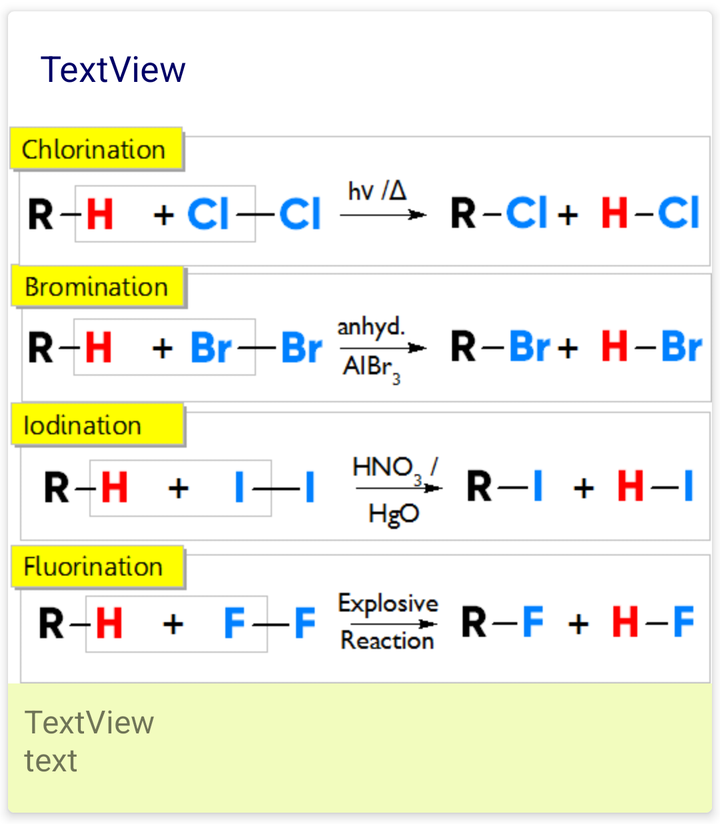
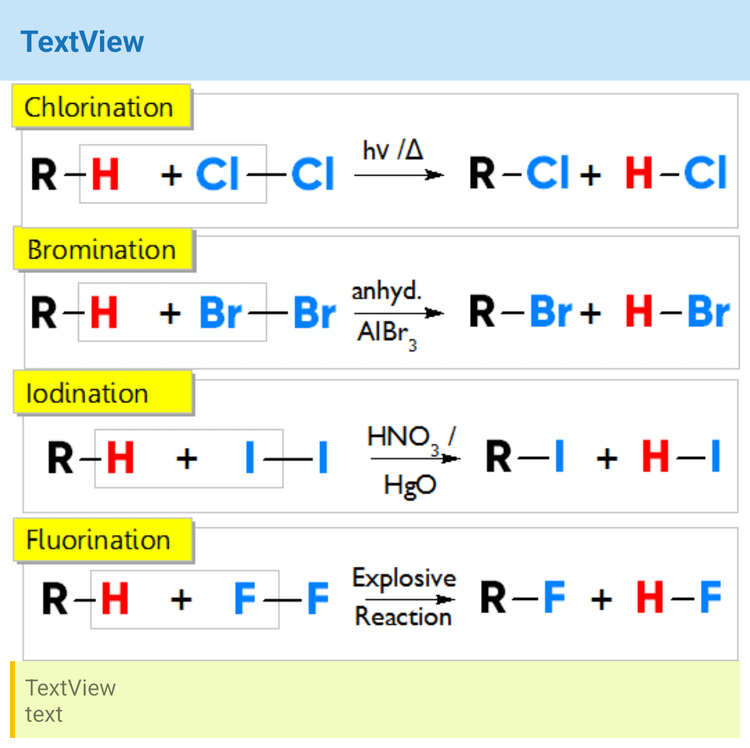

First picture: res/layout/ on a phone held upright. Second picture: the repository's own variant of that layout, on a device whose configuration matches the variant's folder. Source for both follows.
<!-- AndroidManifest.xml: application theme AppTheme -->
<!-- res/layout/explanation_recycler_item.xml -->
<?xml version="1.0" encoding="utf-8"?>
<android.support.v7.widget.CardView xmlns:android="http://schemas.android.com/apk/res/android"
    xmlns:app="http://schemas.android.com/apk/res-auto"
    android:layout_width="match_parent"
    android:layout_height="wrap_content"
    app:cardCornerRadius="3dp"
    app:cardElevation="3dp"
    app:cardUseCompatPadding="true">

    <android.support.constraint.ConstraintLayout xmlns:android="http://schemas.android.com/apk/res/android"
        xmlns:app="http://schemas.android.com/apk/res-auto"
        android:layout_width="match_parent"
        android:layout_height="wrap_content">

        <TextView
            android:id="@+id/explanation_recycler_item_explainationView"
            android:layout_width="0dp"
            android:layout_height="wrap_content"
            android:padding="16dp"
            android:text="TextView"
            android:textColor="@color/navy"
            android:textSize="18sp"
            app:layout_constraintEnd_toEndOf="parent"
            app:layout_constraintStart_toStartOf="parent"
            app:layout_constraintTop_toTopOf="parent" />

        <TextView
            android:id="@+id/textView6"
            android:layout_width="0dp"
            android:layout_height="2dp"
            android:background="@color/colorAccent"
            android:visibility="gone"
            app:layout_constraintEnd_toEndOf="parent"
            app:layout_constraintStart_toStartOf="parent"
            app:layout_constraintTop_toBottomOf="@+id/explanation_recycler_item_imageView" />

        <TextView
            android:id="@+id/explanation_recycler_item_hintView"
            android:layout_width="0dp"
            android:layout_height="wrap_content"
            android:background="@color/gray"
            android:paddingStart="8dp"
            android:paddingTop="8dp"
            android:paddingEnd="8dp"
            android:paddingBottom="16dp"
            android:text="TextView\ntext"
            android:textSize="16sp"
            app:layout_constraintBottom_toBottomOf="parent"
            app:layout_constraintEnd_toEndOf="parent"
            app:layout_constraintStart_toStartOf="parent"
            app:layout_constraintTop_toBottomOf="@+id/textView6" />

        <ImageView
            android:id="@+id/explanation_recycler_item_imageView"
            android:layout_width="0dp"
            android:layout_height="wrap_content"
            android:adjustViewBounds="true"
            app:layout_constraintEnd_toEndOf="parent"
            app:layout_constraintStart_toStartOf="parent"
            app:layout_constraintTop_toBottomOf="@+id/explanation_recycler_item_explainationView"
            app:srcCompat="@drawable/from_alk_1" />
    </android.support.constraint.ConstraintLayout>
</android.support.v7.widget.CardView>
<!-- resources referenced by this layout -->
<resources>
  <color name="colorAccent">#FFC107</color>
  <color name="gray">#F2FCBE</color>
  <color name="navy">#000066</color>
  <!-- drawable from_alk_1: png bitmap (drawable, 6933 bytes) -->
  <style name="AppTheme" parent="Theme.AppCompat.Light.DarkActionBar">
          
          <item name="colorPrimary">@color/colorPrimary</item>
          <item name="colorPrimaryDark">@color/colorPrimaryDark</item>
          <item name="colorAccent">@color/colorAccent</item>
          <item name="android:windowBackground">@null</item>
      </style>
  <color name="colorPrimary">#1774B9</color>
  <color name="colorPrimaryDark">#1774B9</color>
</resources>
<!-- res/layout-sw600dp/explanation_recycler_item.xml (the repository's variant of the layout above) -->
<!-- drawn on a 7-inch tablet held upright -->
<?xml version="1.0" encoding="utf-8"?>
<android.support.constraint.ConstraintLayout xmlns:android="http://schemas.android.com/apk/res/android"
    xmlns:app="http://schemas.android.com/apk/res-auto"
    android:layout_width="match_parent"
    android:layout_height="wrap_content"
    android:background="@android:color/white">

    <TextView
        android:id="@+id/explanation_recycler_item_explainationView"
        android:layout_width="0dp"
        android:layout_height="wrap_content"
        android:background="@color/rule_background_colour"
        android:padding="16dp"
        android:text="TextView"
        android:textColor="@color/colorPrimary"
        android:textSize="24sp"
        android:textStyle="bold"
        app:layout_constraintEnd_toEndOf="parent"
        app:layout_constraintStart_toStartOf="parent"
        app:layout_constraintTop_toTopOf="parent" />

    <TextView
        android:id="@+id/textView6"
        android:layout_width="4dp"
        android:layout_height="0dp"
        android:layout_marginStart="8dp"
        android:background="@color/colorAccent"
        app:layout_constraintBottom_toBottomOf="@+id/explanation_recycler_item_hintView"
        app:layout_constraintStart_toStartOf="parent"
        app:layout_constraintTop_toBottomOf="@+id/explanation_recycler_item_imageView" />

    <TextView
        android:id="@+id/explanation_recycler_item_hintView"
        android:layout_width="0dp"
        android:layout_height="wrap_content"
        android:layout_marginEnd="8dp"
        android:layout_marginBottom="8dp"
        android:background="@color/gray"
        android:padding="8dp"
        android:text="TextView\ntext"
        android:textSize="18sp"
        app:layout_constraintBottom_toBottomOf="parent"
        app:layout_constraintEnd_toEndOf="parent"
        app:layout_constraintStart_toEndOf="@+id/textView6"
        app:layout_constraintTop_toBottomOf="@+id/explanation_recycler_item_imageView" />

    <ImageView
        android:id="@+id/explanation_recycler_item_imageView"
        android:layout_width="0dp"
        android:layout_height="wrap_content"
        android:layout_marginStart="8dp"
        android:layout_marginEnd="8dp"
        android:adjustViewBounds="true"
        app:layout_constraintEnd_toEndOf="parent"
        app:layout_constraintStart_toStartOf="parent"
        app:layout_constraintTop_toBottomOf="@+id/explanation_recycler_item_explainationView"
        app:srcCompat="@drawable/from_alk_1" />
</android.support.constraint.ConstraintLayout>
<!-- resources referenced by the variant -->
<!-- as a 7-inch tablet held upright resolves them -->
<resources>
  <color name="colorAccent">#FFC107</color>
  <color name="colorPrimary">#1774B9</color>
  <color name="gray">#F2FCBE</color>
  <color name="rule_background_colour">#cab7dcf7</color>
  <!-- drawable from_alk_1: png bitmap (drawable, 6933 bytes) -->
  <style name="AppTheme" parent="Theme.AppCompat.Light.DarkActionBar">
          
          <item name="colorPrimary">@color/colorPrimary</item>
          <item name="colorPrimaryDark">@color/colorPrimaryDark</item>
          <item name="colorAccent">@color/colorAccent</item>
          <item name="android:windowBackground">@null</item>
      </style>
  <color name="colorPrimaryDark">#1774B9</color>
</resources>
